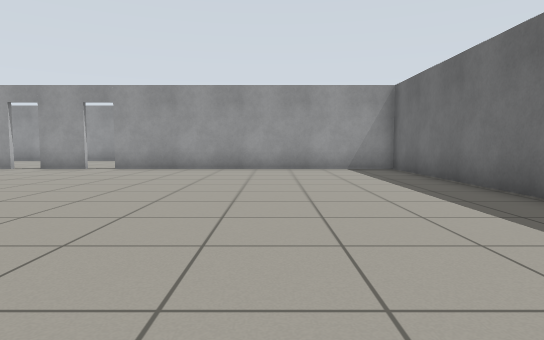
View 1 (above)

21 first-person views from a walk through a Gazebo world. The camera is 0.72 m above the floor, tilts 4° down and sees 75° across. The floor is counted in squares, 1 m on a side. Each view is taken from the middle of a square. On the plan, view 1 faces up. The plan holds only what a view shows up to about 11 squares ahead; the rest is blank. Simple patterns stand in for the simulator's built-in surfaces.

View 2
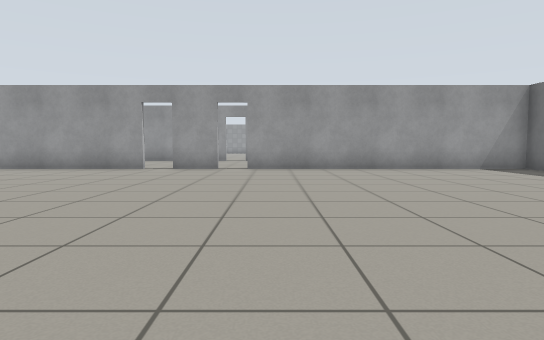

View 3
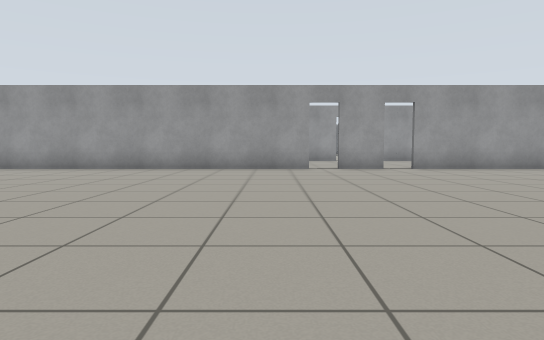

View 4
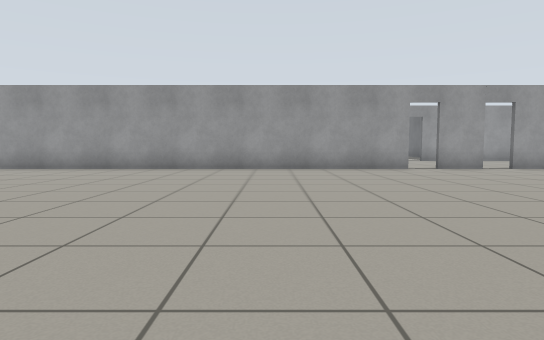

View 5
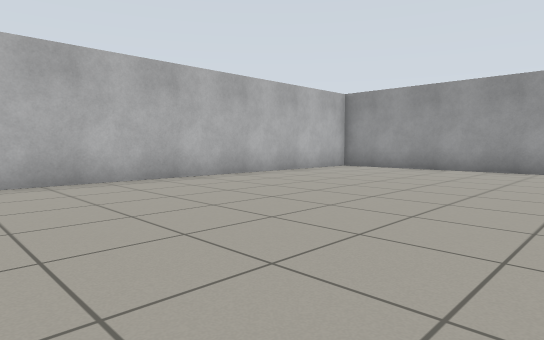

View 6
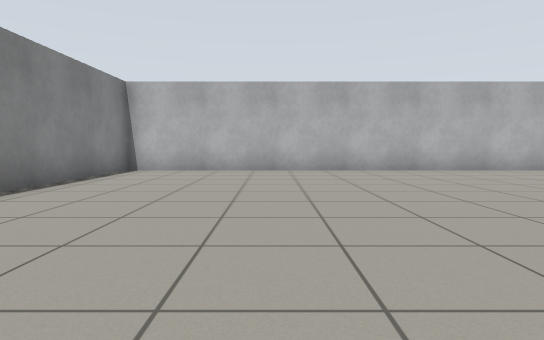

View 7
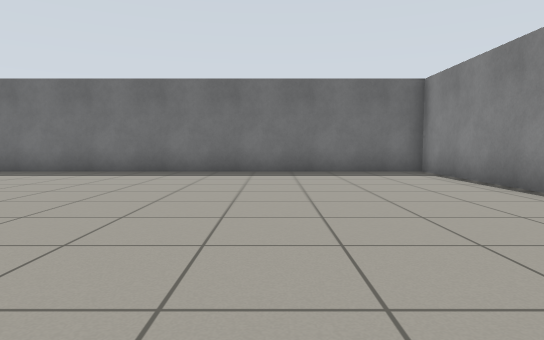

View 8
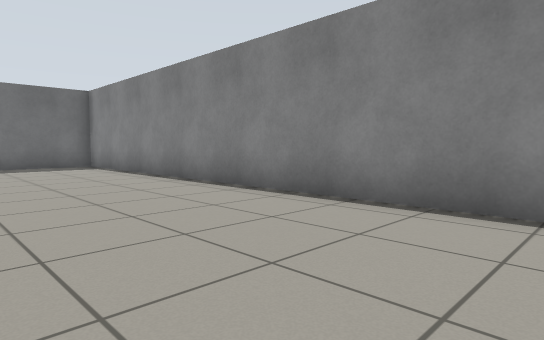

View 9
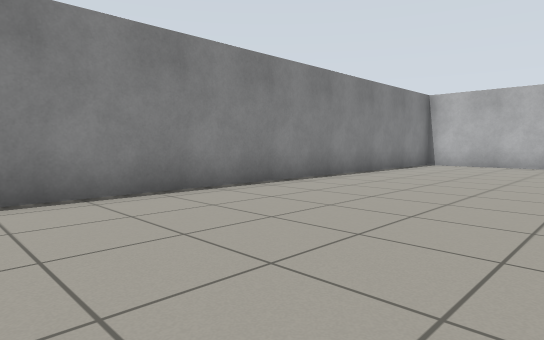

View 10
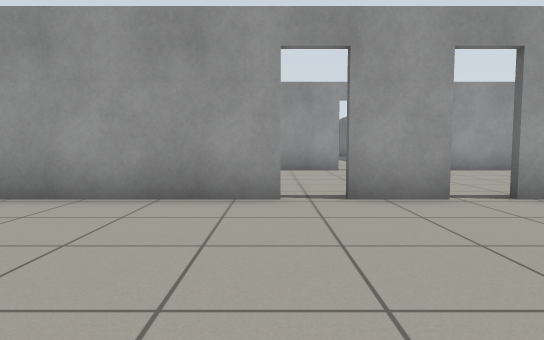

View 11
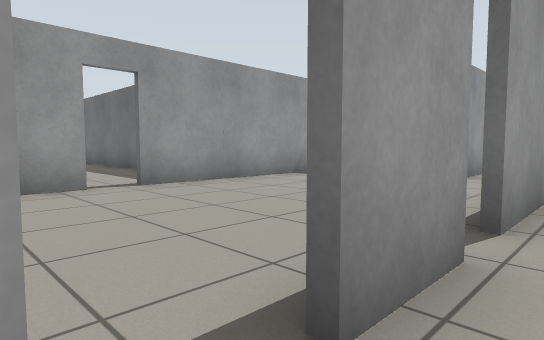

View 12
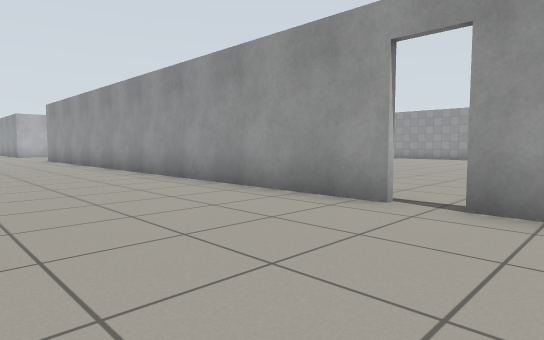

View 13
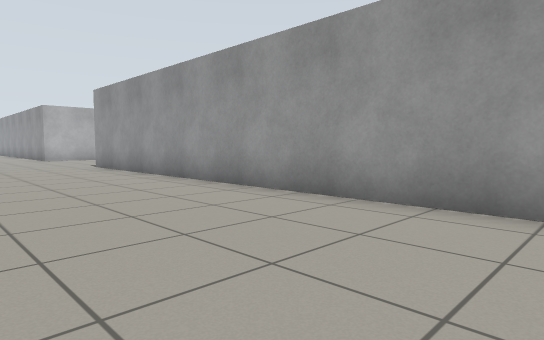

View 14
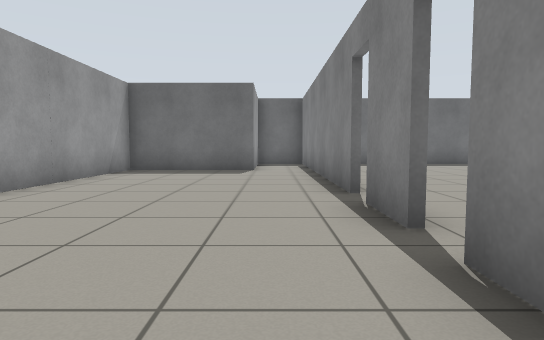

View 15
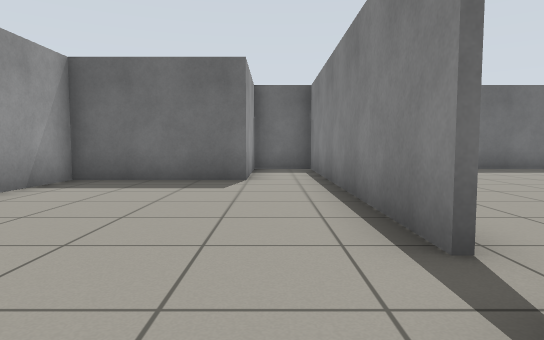

View 16
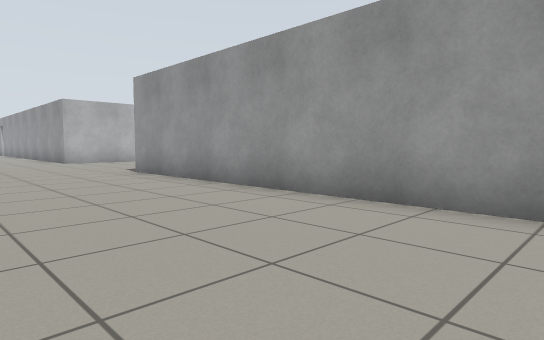

View 17
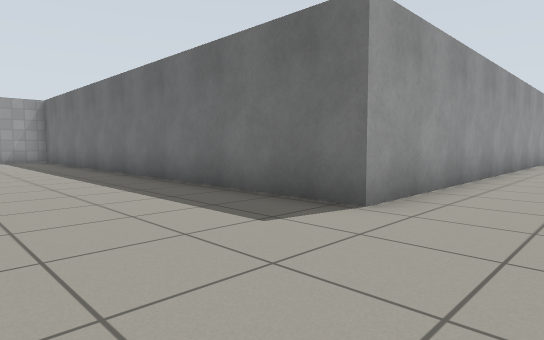

View 18
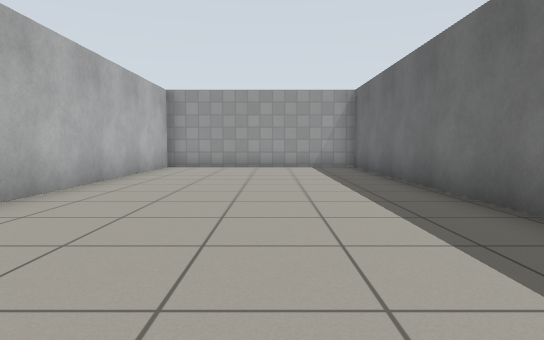

View 19
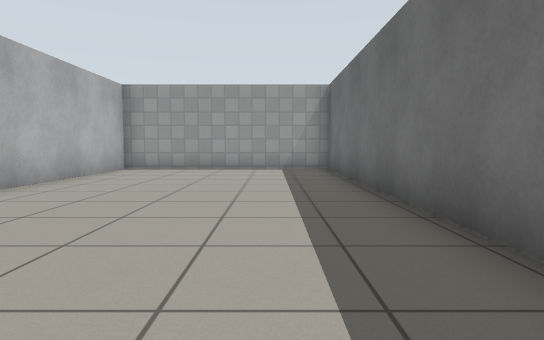

View 20
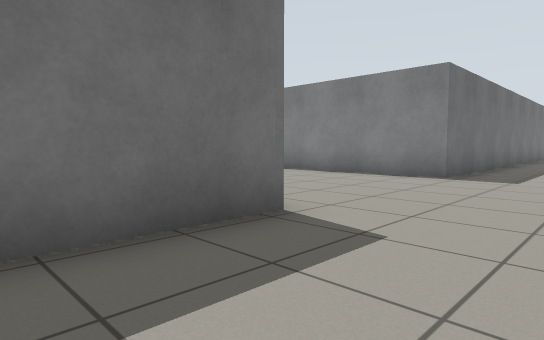

View 21
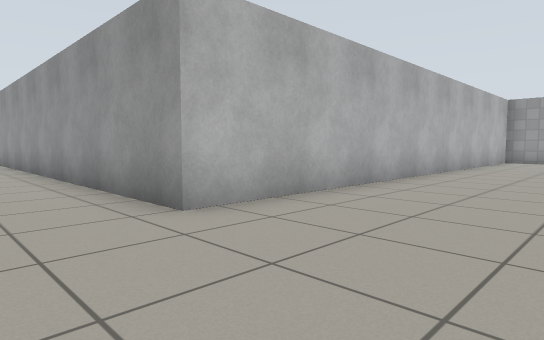

### Floor plan
Points are (right, up) in squares from view 1. A wall is a line through its corners. A room is listed if a view was taken in it or the views show most of it. See-through windows are left out.
Room 1 (views 1, 2, 3, 4, 5, 6, 7, 8, 9, 10, 11)
walls: (-7.9, 10.7) (-20.2, 10.7); (-5.6, 10.7) (-7, 10.7); (-22.1, 8.6) (-22.1, -4.1) (3.7, -4.1) (3.7, 11); (3.8, 10.7) (-4.8, 10.7)
ways out: open door at (-7.5, 11) to room 2; open door at (-5, 11) to room 2
Room 2 (views 12, 13, 14, 15, 16, 17, 18, 19, 20, 21)
walls: (-22.3, 6.1) (-22.3, 10.8) (-17.5, 10.8); (-8.6, 10.8) (-7.9, 10.8); (-7, 10.8) (-5.6, 10.8); (-4.8, 10.8) (3.8, 10.8); (-6, 16.1) (-22.3, 16.1) (-22.3, 30.6) (-28.4, 30.6) (-28.4, 16.1) (-38.8, 16.1); (3.7, 11) (3.7, 12.5) (0.3, 12.5) (0.3, 16.1) (-5.3, 16.1)
ways out: open door at (-7.5, 11) to room 1; open door at (-5, 11) to room 1; open door at (-5.5, 16)

Where each view was taken, in squares from view 1:
view 1: 0 up, 0 right, facing up
view 2: 0 up, 4 left, facing up
view 3: 0 up, 9 left, facing up
view 4: 0 up, 12 left, facing up
view 5: 0 up, 15 left, facing up-left
view 6: 0 up, 12 left, facing left
view 7: 0 up, 6 left, facing right
view 8: 0 up, 9 left, facing down-right
view 9: 1 up, 9 left, facing down-left
view 10: 6 up, 8 left, facing up
view 11: 10 up, 8 left, facing up-right
view 12: 12 up, 4 left, facing up-left
view 13: 12 up, 10 left, facing up-left
view 14: 12 up, 10 left, facing right
view 15: 12 up, 7 left, facing right
view 16: 12 up, 13 left, facing up-left
view 17: 14 up, 26 left, facing up-right
view 18: 19 up, 25 left, facing up
view 19: 20 up, 24 left, facing up
view 20: 19 up, 25 left, facing down-right
view 21: 14 up, 25 left, facing up-left
